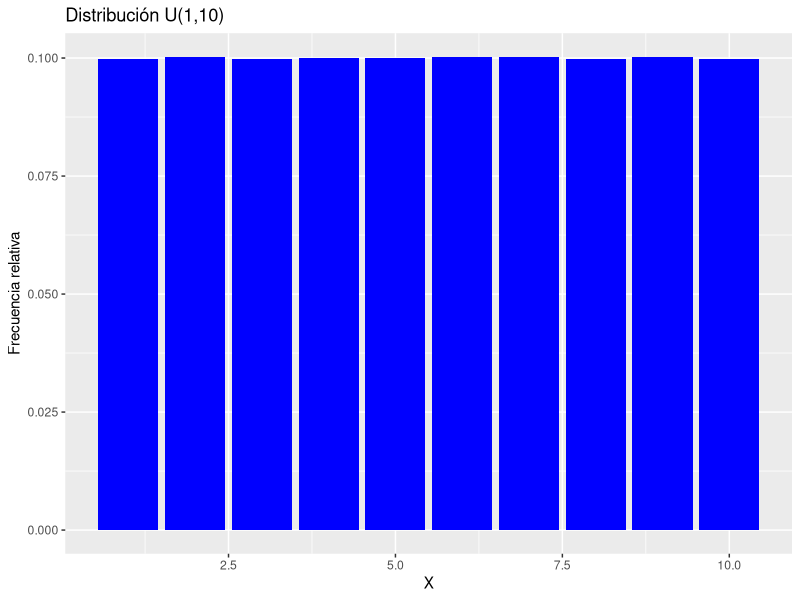
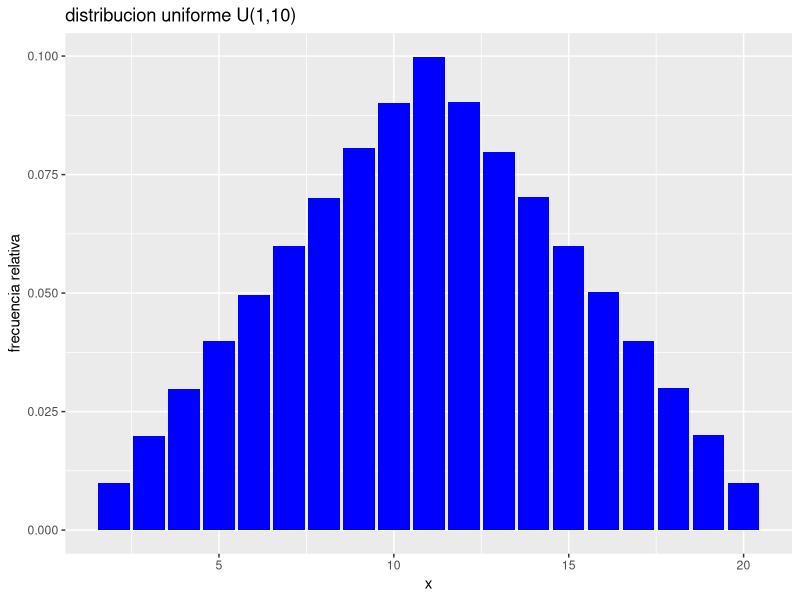

Write the R code that produced these figures, in order.
library(ggplot2)
library(tidyverse)
df <- data.frame(x1 = rdunif(10^6,1,10))
ggplot(df, aes(x=x1)) + geom_bar(aes(y=after_stat(count/sum(count))), fill="blue")+
    labs(title="Distribución U(1,10)", x="X", y="Frecuencia relativa")

df %>%
mutate(x2=rdunif(10^6,1,10), suma=x1+x2) %>%
ggplot(aes(x=suma)) + geom_bar(aes(y=after_stat(count/sum(count))), fill="blue") + labs(title = "distribucion uniforme U(1,10)", x = "x", y = "frecuencia relativa")
